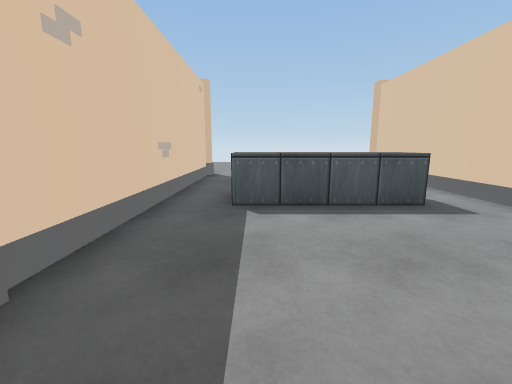
view 1 (above)

15 first-person views from a walk through a scene from a Unity 3-D project. The camera is 1.2 m above the floor, tilts 10° down and sees 90° across. The floor is counted in squares, 1 m on a side. Each view is taken from the middle of a square. On the plan, view 1 faces up. The plan holds only what a view shows up to about 12 squares ahead; the rest is blank. The place goes on beyond the plan. The player is left out. Some surface patterns are stand-ins.

view 2
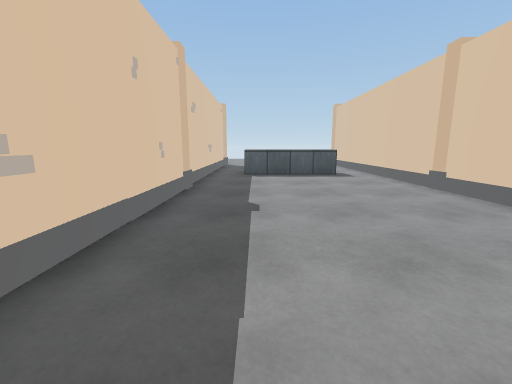

view 3
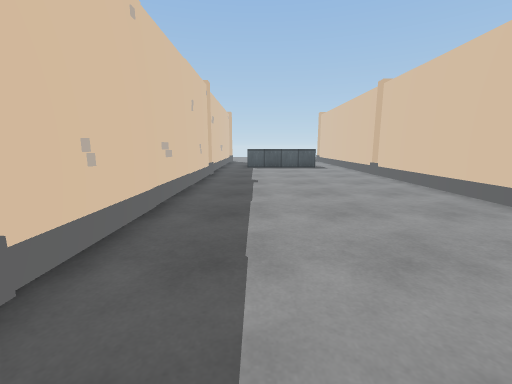

view 4
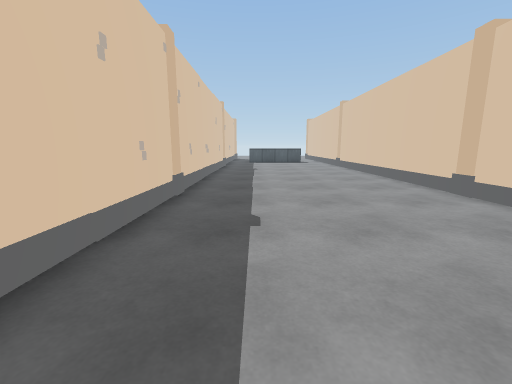

view 5
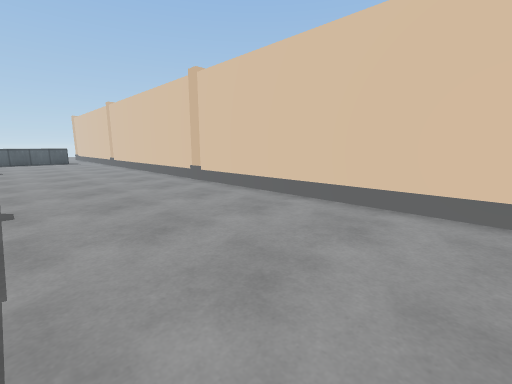

view 6
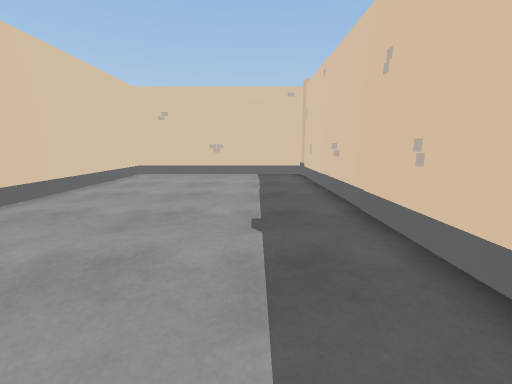

view 7
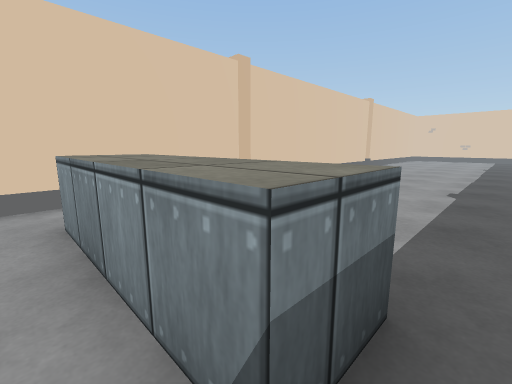

view 8
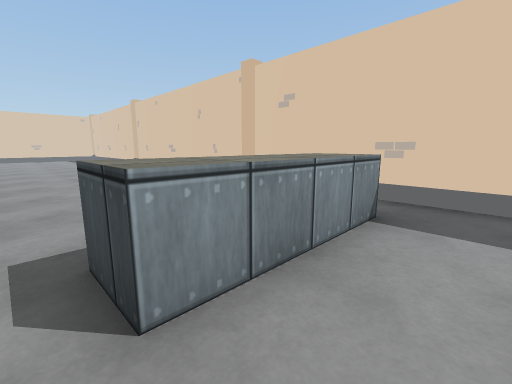

view 9
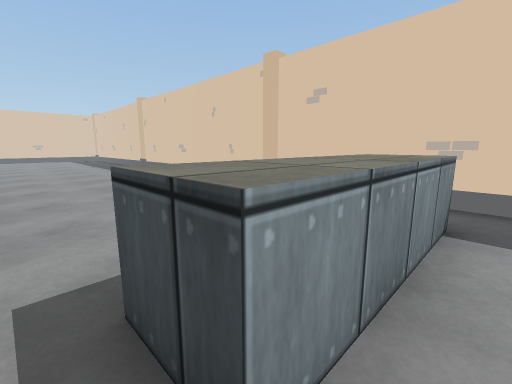

view 10
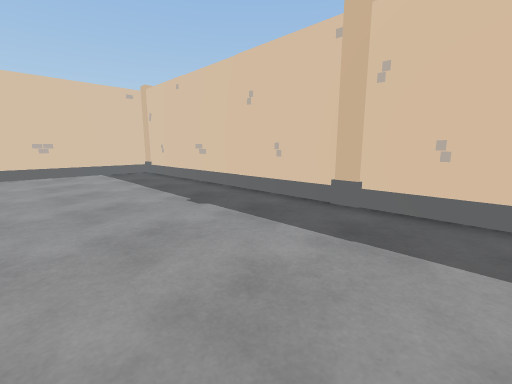

view 11
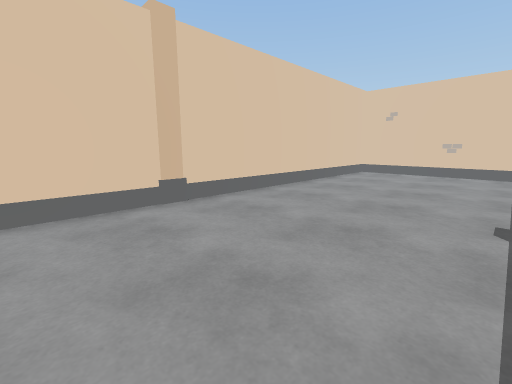

view 12
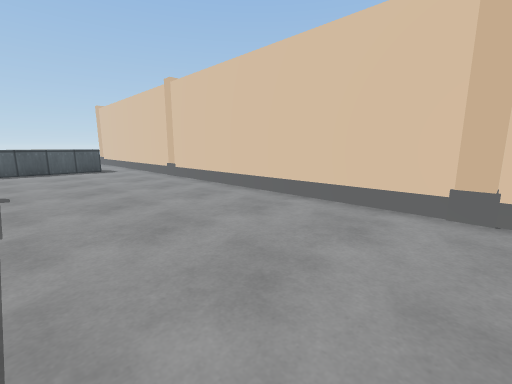

view 13
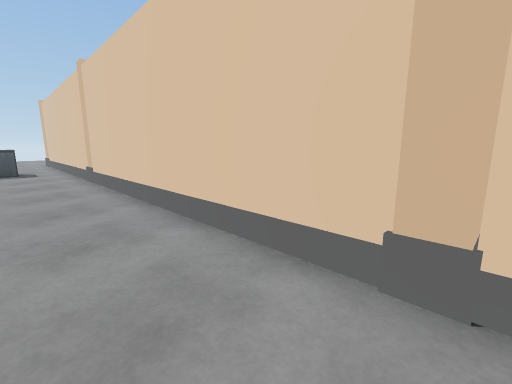

view 14
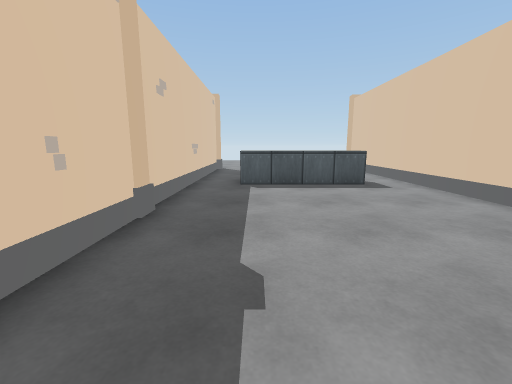

view 15
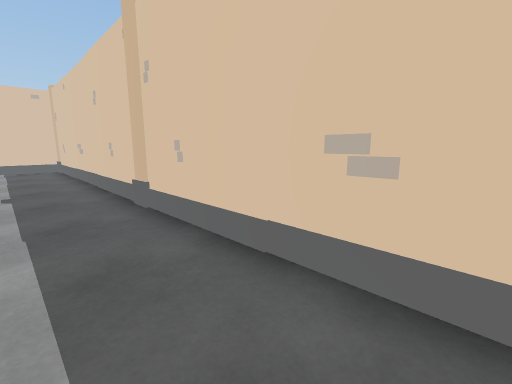

### Floor plan
Key: @ floor where view 1 was taken; # wall or solid block; . floor; ^ raised ledge.
Columns run from 2 left of view 1 to 7 right of it. Each row starts with its distance up from view 1.
  8 #......#
  7 #......#
  6 #.^^^^.#
  5 #.^^^^.#
  4 #......#
  3 #......#
  2 #......#
  1 #......#
  0 #.@....
 -1 #......
 -2 #......#
 -3 #......#
 -4 #......
 -5 #......#
 -6 #......#
 -7 #......
 -8 #......#
 -9 #......###
-10 #......#
-11 #......#
-12 #......#
-13 #......#
-14 #......#
-15 #......#
-16 #......#
-17 #......#
-18 #......#
-19 ########

Where each view was taken, in squares from view 1:
view 1: 0 up, 0 right, facing up
view 2: 6 down, 0 right, facing up
view 3: 10 down, 0 right, facing up
view 4: 15 down, 0 right, facing up
view 5: 17 down, 0 right, facing up-right
view 6: 7 down, 0 right, facing down
view 7: 7 up, 1 left, facing down-right
view 8: 8 up, 4 right, facing down-left
view 9: 7 up, 4 right, facing down-left
view 10: 6 down, 3 right, facing down-left
view 11: 6 down, 0 right, facing down-right
view 12: 9 down, 0 right, facing up-right
view 13: 9 down, 3 right, facing up-right
view 14: 3 down, 0 right, facing up
view 15: 3 down, 0 right, facing down-left
